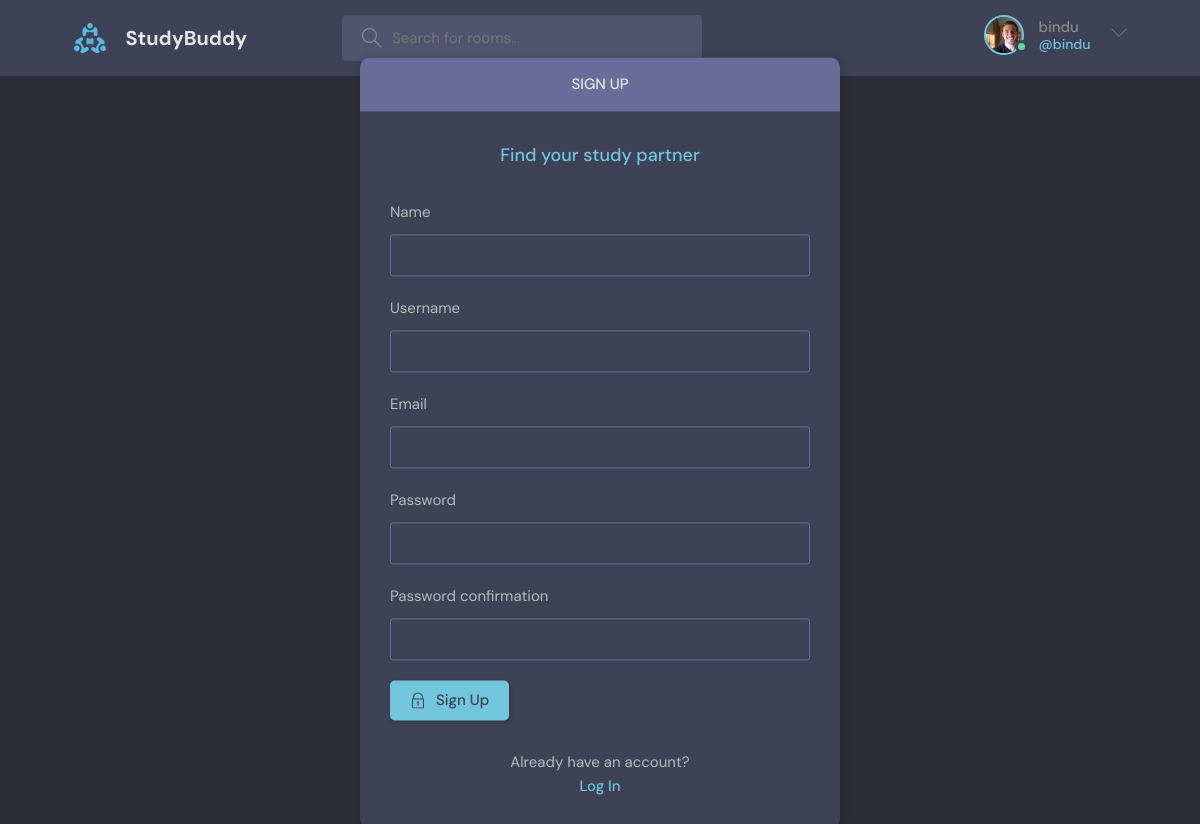
Page /register/ (signed in) on the committed database.
### base/models.py (models this page shows)
class User(AbstractUser):
    name = models.CharField(max_length=200, null=True)
    email = models.EmailField(unique=True)
    bio = models.TextField(null=True)
    avatar = models.ImageField(null=True, default='avatar.svg')
    USERNAME_FIELD = "email"
    REQUIRED_FIELDS = []

### base/views.py (the view, shortened to what this page needs)
# urls.py: path('register/', views.register_page, name='register-user'),
def register_page(response):
    form = MyUserCreationForm()
    return render(response, "base/register.html", {'form': form})

### base/forms.py
class MyUserCreationForm(UserCreationForm):
    class Meta:
        model = User
        fields = ['name', 'username', 'email',  'password1', 'password2']

### base/templates/base/register.html (shortened to what this page needs)
{% extends 'main.html' %} {% block content %}
    <main class="auth layout">
      <div class="container">
        <div class="layout__box">
          <div class="layout__boxHeader">
            <div class="layout__boxTitle">
              <h3>Sign up</h3>
            </div>
          </div>
          <div class="layout__body">
            <h2 class="auth__tagline">Find your study partner</h2>
            <form class="form" method="post" action="">
              {% for field in form %}
              <div class="form__group form__group">
                <label for="fullname">{{field.label}}</label>
                {{field}}
              </div>
              {% endfor %}
              <button class="btn btn--main" type="submit">
                Sign Up
              </button>
            </form>
            <div class="auth__action">
              <p>Already have an account?</p>
              <a href="login.html" class="btn btn--link">Log In</a>
            </div>
          </div>
        </div>
      </div>
    </main>
    {% endblock %}

### templates/navbar.html (shortened to what this page needs)
{% load static %}
<header class="header header--loggedIn">
    <div class="container">
      <a href="{% url 'home' %}" class="header__logo">
        <img src="{% static 'images/logo.svg' %}" />
        <h1>StudyBuddy</h1>
      </a>
      <form class="header__search" action="{% url 'home' %}">
        <label>
          <input type="text" name="q" placeholder="Search for rooms..." />
        </label>
      </form>
      <nav class="header__menu">
        {% if request.user.is_authenticated %}
        <div class="header__user">
          <a href="{% url 'profile' request.user.id %}">
            <div class="avatar avatar--medium active">
              <img src="{{ request.user.avatar.url }}" />
            </div>
            <p>{{request.user.username}}<span>@{{request.user.username}}</span></p>
          </a>
          <button class="dropdown-button">
            <svg
              version="1.1"
              xmlns="http://www.w3.org/2000/svg"
              width="32"
              height="32"
              viewBox="0 0 32 32"
            >
              <title>chevron-down</title>
              <path d="M16 21l-13-13h-3l16 16 16-16h-3l-13 13z"></path>
            </svg>
          </button>
        </div>
        {% else %}
        <a href="{% url 'login-page' %}">
          <img src="{% static 'images/avatar.svg' %}" />
          <p>Login</p>
        </a>
        {% endif %}
      </nav>
    </div>
  </header>

### rows in the picture
User: user.avatar (picture), user.username "bindu"

### other values in the picture
{{ field.label }} "Name" "Username" "Email" "Password" "Password confirmation"
